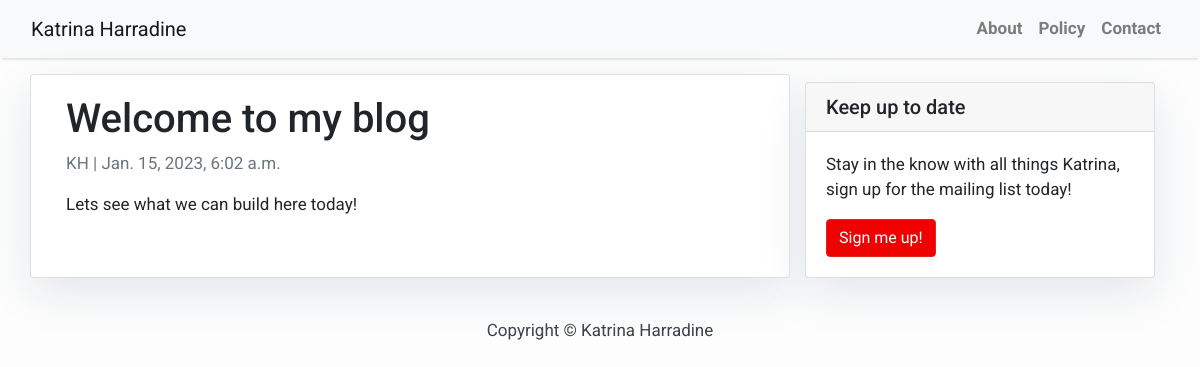
The app's page /Intro-post/ with its own data.
### blog/models.py (models this page shows, shortened)
class Post(models.Model):
    title       = models.CharField(max_length=200,  unique=True)
    slug        = models.SlugField(max_length=200, unique=True)
    author      = models.ForeignKey(User, on_delete= models.CASCADE, related_name='blog_posts')
    updated_on  = models.DateTimeField(auto_now=True)
    content     = models.TextField()
    created_on  = models.DateTimeField(auto_now_add=True)
    status      = models.IntegerField(choices=STATUS, default=0)
    class Meta:
        ordering = ['-created_on']

### blog/views.py (the view)
# urls.py: path('<slug:slug>/', views.PostDetail.as_view(), name='post_detail'),
class PostDetail(generic.DetailView):
    model           = Post
    template_name   = 'post_detail.html'

### templates/post_detail.html
{% extends 'base.html' %} {% block content %}
<div class="container">
  <div class="row">
    <div class="col-md-8 card mb-4  mt-3 left  top">
      <div class="card-body">
        <h1>{% block title %} {{ object.title }} {% endblock title %}</h1>
        <p class=" text-muted">{{ post.author }} | {{ post.created_on }}</p>
        <p class="card-text ">{{ object.content | safe }}</p>
      </div>
    </div>
    {% block sidebar %} {% include 'sidebar.html' %} {% endblock sidebar %}
  </div>
</div>
{% endblock content %}

### templates/base.html (style rules this page uses)
body { font-family: "Roboto", sans-serif; font-size: 17px; background-color: #fdfdfd; }

### templates/sidebar.html (style rules this page uses)
.card { box-shadow: 0 16px 48px #E3E7EB; }

### records on screen
Post: title "Welcome to my blog", author "KH", created_on "Jan. 15, 2023, 6:02 a.m.", content "Lets see what we can build here today!"
